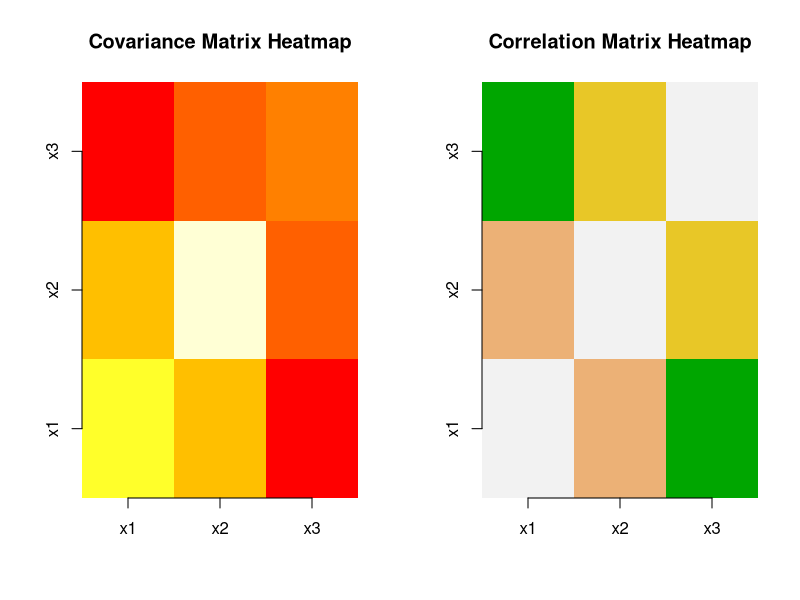

Source code (R):
# Construct matrix and mean vector, covariance matrix, and correlation matrix from the matrix.

# Create data frame
df <- data.frame(
  x1 = c(9, 2, 6, 5, 8),
  x2 = c(12, 8, 6, 4, 10),
  x3 = c(3, 4, 0, 2, 1)
)

# Print data frame
print("Data frame:")
print(df)

# 1. Convert to matrix
X <- as.matrix(df)
print("Data Matrix:")
print(X)

# 2. Mean vector
# Built-in
mean_vec <- colMeans(X)
print("Mean Vector (built-in):")
print(mean_vec)

# Manual calculation
n <- nrow(X)
mean_manual <- apply(X, 2, function(col) sum(col)/n)
print("Mean Vector (manual):")
print(mean_manual)

# 3. Covariance matrix
# Built-in
cov_mat <- cov(X)
print("Covariance Matrix (built-in):")
print(cov_mat)

# Manual formula: (X - mean)^T (X - mean) / (n-1)
X_centered <- scale(X, center = TRUE, scale = FALSE)
cov_manual <- t(X_centered) %*% X_centered / (n - 1)
print("Covariance Matrix (manual):")
print(cov_manual)

# 4. Correlation matrix
# Built-in
cor_mat <- cor(X)
print("Correlation Matrix (built-in):")
print(cor_mat)

# Manual correlation = cov / (sd_i * sd_j)
sd_vec <- apply(X, 2, sd)
cor_manual <- cov_manual / (sd_vec %o% sd_vec)
print("Correlation Matrix (manual):")
print(cor_manual)

# 5. Visualization (simple heatmaps)
par(mfrow=c(1,2)) # two plots side by side

image(1:ncol(X), 1:ncol(X), cov_mat,
      main="Covariance Matrix Heatmap", 
      xlab="", ylab="", axes=FALSE, col=heat.colors(12))
axis(1, at=1:ncol(X), labels=colnames(df))
axis(2, at=1:ncol(X), labels=colnames(df))

image(1:ncol(X), 1:ncol(X), cor_mat,
      main="Correlation Matrix Heatmap", 
      xlab="", ylab="", axes=FALSE, col=terrain.colors(12))
axis(1, at=1:ncol(X), labels=colnames(df))
axis(2, at=1:ncol(X), labels=colnames(df))
